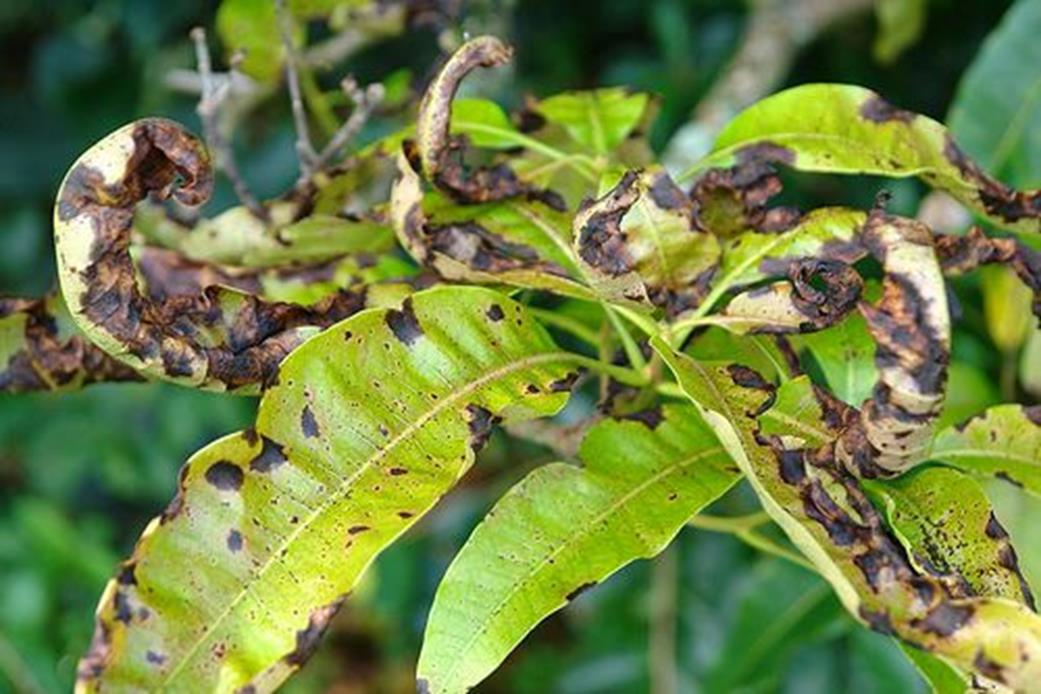
#> input picture for_predict/a_2.jpeg, 1041 x 694 px, given in place of 20211231_123105 (Custom).jpg, which was not available
$ jupyter execute --allow-errors main.ipynb   (text cells are left out)
#> lines starting #> are read from the running program, lines starting #| are printed output that depends on the picture; after the words box and inside, x2 and y2 are one past the last pixel; in counts of white or black regions, pixels touching at a corner belong together; long printed decimals are rounded; pictures that were not available may be replaced by others from this repository, and a replacement may not be noted
### src/feature_extraction.py
import numpy as np
import cv2
from scipy.stats import entropy
from skimage.feature import hog

# Helper untuk grayscale
def to_grayscale(img):
    return cv2.cvtColor(img, cv2.COLOR_BGR2GRAY)

# Ekstraksi fitur warna
def extract_color_features(img):
    channels = cv2.split(img) # B, G R
    features = []

    for channel in channels:
        mean_val = np.mean(channel)
        std_val = np.std(channel)

        # Untuk entropy
        hist = cv2.calcHist([channel], [0], None, [256], [0, 256])
        hist = hist.flatten()

        hist_sum = hist.sum()
        if hist_sum != 0:
            hist = hist / hist_sum
        ent_val = entropy(hist, base=2)

        # Tidak memakai skew karena dikatakan overkill

        features.extend([mean_val, std_val, ent_val])

    return features


# Ekstraksi fitur teksture
def extract_texture_features(img):
    gray = to_grayscale(img)

    features = hog(
        gray,
        pixels_per_cell=(16, 16),
        cells_per_block=(2, 2),
        feature_vector=True
    )

    return features


# Ekstraksi fitur shape
def extract_shape_features(img):
    gray = to_grayscale(img)

    # Threshold to binary
    _, thresh = cv2.threshold(gray, 127, 255, cv2.THRESH_BINARY)

    # Find contours
    contours, _ = cv2.findContours(
        thresh,
        cv2.RETR_EXTERNAL,
        cv2.CHAIN_APPROX_SIMPLE
    )

    if contours:
        c = max(contours, key=cv2.contourArea)

        area = cv2.contourArea(c)
        perimeter = cv2.arcLength(c, True)

        # Circularity (nice bonus feature)
        if perimeter != 0:
            circularity = (4 * np.pi * area) / (perimeter ** 2)
        else:
            circularity = 0

        return [area, perimeter, circularity]

    return [0, 0, 0]


def extract_features(img):
    color_features = extract_color_features(img)
    texture_features = extract_texture_features(img)
    shape_features = extract_shape_features(img)

    return np.hstack([
        color_features,
        texture_features,
        shape_features
    ])

### src/train.py
import os
import joblib
import numpy as np
import matplotlib.pyplot as plt

from sklearn import svm
from sklearn.model_selection import train_test_split
from sklearn.metrics import accuracy_score, classification_report
from sklearn.preprocessing import StandardScaler
from sklearn.metrics import confusion_matrix

from src.preprocess import load_and_resize
from src.feature_extraction import extract_features

# [12 lines left out: function make_confusion_matrix, not called in this run]

def load_dataset(dataset_path):
    X = []
    y = []

    labels = {
        "anthracnose": 0,
        "powdery_mildew": 1,
        "healthy": 2
    }

    for label_name in labels:
        folder = os.path.join(dataset_path, label_name)

        for file in os.listdir(folder):
            path = os.path.join(folder, file)

            img = load_and_resize(path)
            features = extract_features(img)

            X.append(features)
            y.append(labels[label_name])
    return np.array(X), np.array(y)


def train(file_path):
    print("Loading dataset...")
    X, y = load_dataset(file_path)

    print("Dataset shape:", X.shape)  # (num_samples, 1740)

    # ---------------------------
    # TRAIN-TEST SPLIT
    # ---------------------------
    X_train, X_test, y_train, y_test = train_test_split(
        X, y, test_size=0.2, random_state=42
    )

    # ---------------------------
    # SCALING (VERY IMPORTANT)
    # ---------------------------
    scaler = StandardScaler()
    X_train = scaler.fit_transform(X_train)
    X_test = scaler.transform(X_test)

    # ---------------------------
    # TRAIN SVM
    # ---------------------------
    print("Training SVM...")
    model = svm.SVC(kernel='rbf')  # good default

    model.fit(X_train, y_train)

    # ---------------------------
    # EVALUATION
    # ---------------------------
    print("Evaluating...")
    y_pred = model.predict(X_test)

    acc = accuracy_score(y_test, y_pred)
    print("Accuracy:", acc)

    print("\nClassification Report:")
    print(classification_report(y_test, y_pred))

    # ---------------------------
    # SAVE MODEL + SCALER
    # ---------------------------
    joblib.dump(model, "models/svm_model.pkl")
    joblib.dump(scaler, "models/scaler.pkl")

    make_confusion_matrix(y_pred, y_test)

### src/predict.py
import cv2
import joblib
import os

from src.feature_extraction import extract_features

def predict(path):
    # Load model + scaler
    model = joblib.load("models/svm_model.pkl")
    scaler = joblib.load("models/scaler.pkl")

    labels = ["anthracnose", "powdery_mildew", "healthy"]

    # Load image
    path = os.path.join("for_predict", path)
    img = cv2.imread(path)
    img = cv2.resize(img, (120, 150), interpolation=cv2.INTER_AREA)

    # Extract features
    features = extract_features(img)

    # Scale
    features = scaler.transform([features])

    # Predict
    pred = model.predict(features)[0]

    print("Prediction:", labels[pred])

### main.ipynb
[cell 1]
import pandas as pd
import cv2

from src.feature_extraction import extract_features

[cell 2]
img_test_path = "datasets/healthy/20211231_123105 (Custom).jpg"

img = cv2.imread(img_test_path)
#> img is the input picture: shape (694, 1041, 3); mean B, G, R 67.3, 130.2, 112.1
img = cv2.resize(img, (120, 150), interpolation=cv2.INTER_AREA)
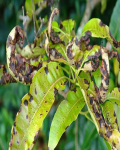
#> img: shape (150, 120, 3); mean B, G, R 67.3, 130.2, 112.1

features = extract_features(img)
#> the loop in extract_color_features, `for channel in channels:` made 3 passes
#> (mean_val, std_val, ent_val) on passes 1 to 3: (67.28, 42.56, 7.3), (130.2, 55.28, 7.75), (112.1, 59.93, 7.8)
#> after the loop in extract_color_features, `for channel in channels:`: features = [67.28, 42.56, 7.3, 130.2, 55.28, 7.75, 112.1, 59.93, 7.8]
#> in extract_features, `color_features = extract_color_features(img)`: color_features has the same summary as features in extract_color_features
#> in to_grayscale, `return cv2.cvtColor(img, cv2.COLOR_BGR2GRAY)`:
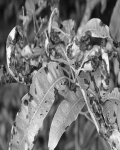
#> returned value: shape (150, 120); min 10, max 250, mean 117.6
#> in extract_texture_features, `features = hog( gray, pixels_per_cell=(16, 16), cells_per_block=(2, 2)..`: features = 1728 values, max 0.284 at index 1584, min 0.00667 at index 221, mean 0.151
#> in extract_features, `texture_features = extract_texture_features(img)`: texture_features has the same summary as features in extract_texture_features
#> in extract_shape_features, `_, thresh = cv2.threshold(gray, 127, 255, cv2.THRESH_BINARY)`:
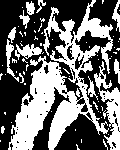
#> thresh: shape (150, 120); 42.9% white; 71 white regions (57 under 20 px)
#> in extract_shape_features, `contours, _ = cv2.findContours( thresh, cv2.RETR_EXTERNAL, cv2.CHAIN_A..`: contours = 70 contours, 59 with area under 20; largest, box (x1, y1, x2, y2) and area: (8, 0, 113, 150) 5282, (94, 61, 120, 150) 795, (15, 44, 42, 60) 199, (6, 39, 19, 82) 118, (112, 0, 120, 32) 75
#> in extract_shape_features, `c = max(contours, key=cv2.contourArea)`: c = contour of 885 points, box (x1, y1, x2, y2) (8, 0, 113, 150), area 5282
#> in extract_shape_features, `area = cv2.contourArea(c)`: area = 5282
#> in extract_shape_features, `perimeter = cv2.arcLength(c, True)`: perimeter = 1583.3
#> in extract_shape_features, `circularity = (4 * np.pi * area) / (perimeter ** 2)`: circularity = 0.0265
#> in extract_features, `shape_features = extract_shape_features(img)`: shape_features = [5282, 1583.3, 0.0265]
#> features = 1740 values, max 5282 at index 1737, min 0.00667 at index 230, mean 4.38

print("Feature length:", len(features))
#| Feature length: 1740
print(features[:10])
#| [ 67.2755      42.555   7.300  130.244  55.279
#|    7.752 112.098  59.927   7.804   0.2695]

features.shape
#> Out = (1740,)

[cell 3]
from src.train import train
dataset_path = "datasets"

train(dataset_path)
#> (the call stopped at in load_dataset, `img = load_and_resize(path)`: src is not available in this run)

[cell 4]
from src.predict import predict

#> (the rest of this cell did not finish here and is left out)

$ run again, on for_predict/h_1.jpg
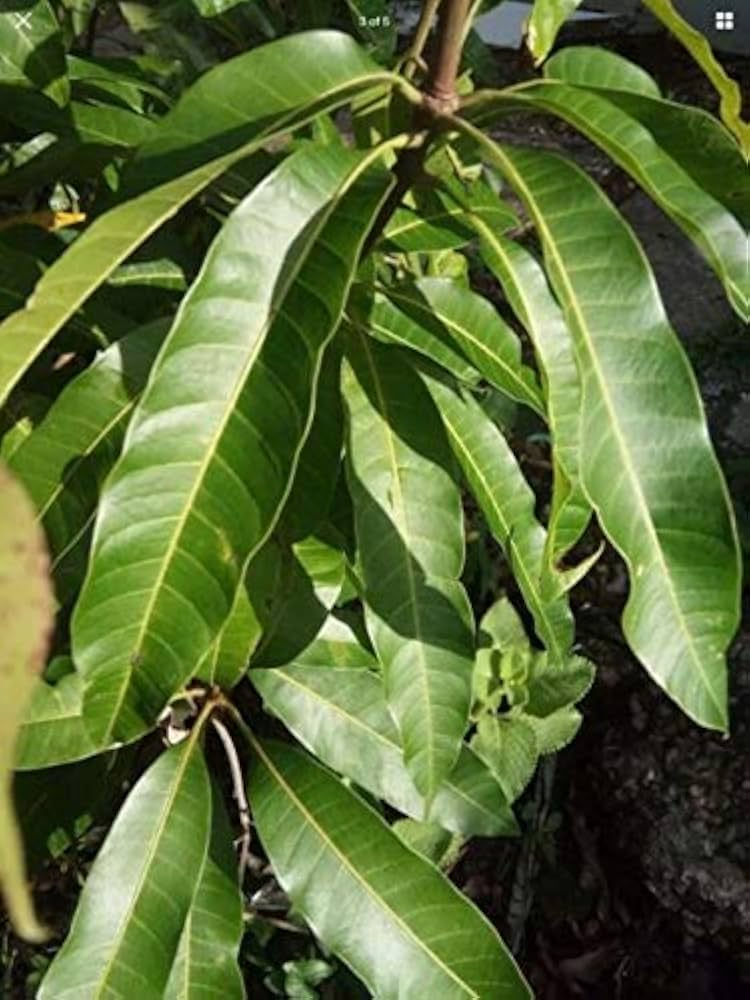
#> input picture for_predict/h_1.jpg, 750 x 1000 px, given in place of 20211231_123105 (Custom).jpg, which was not available
#> img is the input picture: shape (1000, 750, 3); mean B, G, R 55.3, 107.2, 89.9
#> img: shape (150, 120, 3)
#> the loop in extract_color_features, `for channel in channels:` made 3 passes
#> (mean_val, std_val, ent_val) on passes 1 to 3: (55.26, 49.26, 7.14), (107.2, 64.23, 7.82), (89.92, 59.44, 7.64)
#> after the loop in extract_color_features, `for channel in channels:`: features = [55.26, 49.26, 7.14, 107.2, 64.23, 7.82, 89.92, 59.44, 7.64]
#> color_features has the same summary as features in extract_color_features
#> in to_grayscale, `return cv2.cvtColor(img, cv2.COLOR_BGR2GRAY)`:
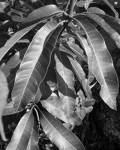
#> returned value: shape (150, 120); min 2, max 239, mean 96.1
#> in extract_texture_features, `features = hog( gray, pixels_per_cell=(16, 16), cells_per_block=(2, 2)..`: features = 1728 values, max 0.297 at index 402, min 0.0101 at index 682, mean 0.146
#> texture_features has the same summary as features in extract_texture_features
#> in extract_shape_features, `_, thresh = cv2.threshold(gray, 127, 255, cv2.THRESH_BINARY)`:
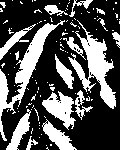
#> thresh: shape (150, 120); 32.5% white; 104 white regions (87 under 20 px)
#> contours = 104 contours, 91 with area under 20; largest, box (x1, y1, x2, y2) and area: (68, 20, 116, 109) 1217, (0, 20, 65, 141) 1188, (42, 91, 76, 130) 586, (42, 119, 77, 150) 386, (6, 109, 31, 150) 330
#> c = contour of 262 points, box (x1, y1, x2, y2) (68, 20, 116, 109), area 1217
#> area = 1217
#> perimeter = 470.7
#> circularity = 0.069
#> shape_features = [1217, 470.7, 0.069]
#> `features = extract_features(img)`: features = 1740 values, max 1217 at index 1737, min 0.0101 at index 691, mean 1.37
#| Feature length: 1740
#| [ 55.259  49.262   7.136 107.193  64.233
#|    7.816  89.917  59.438   7.638   0.2372]
